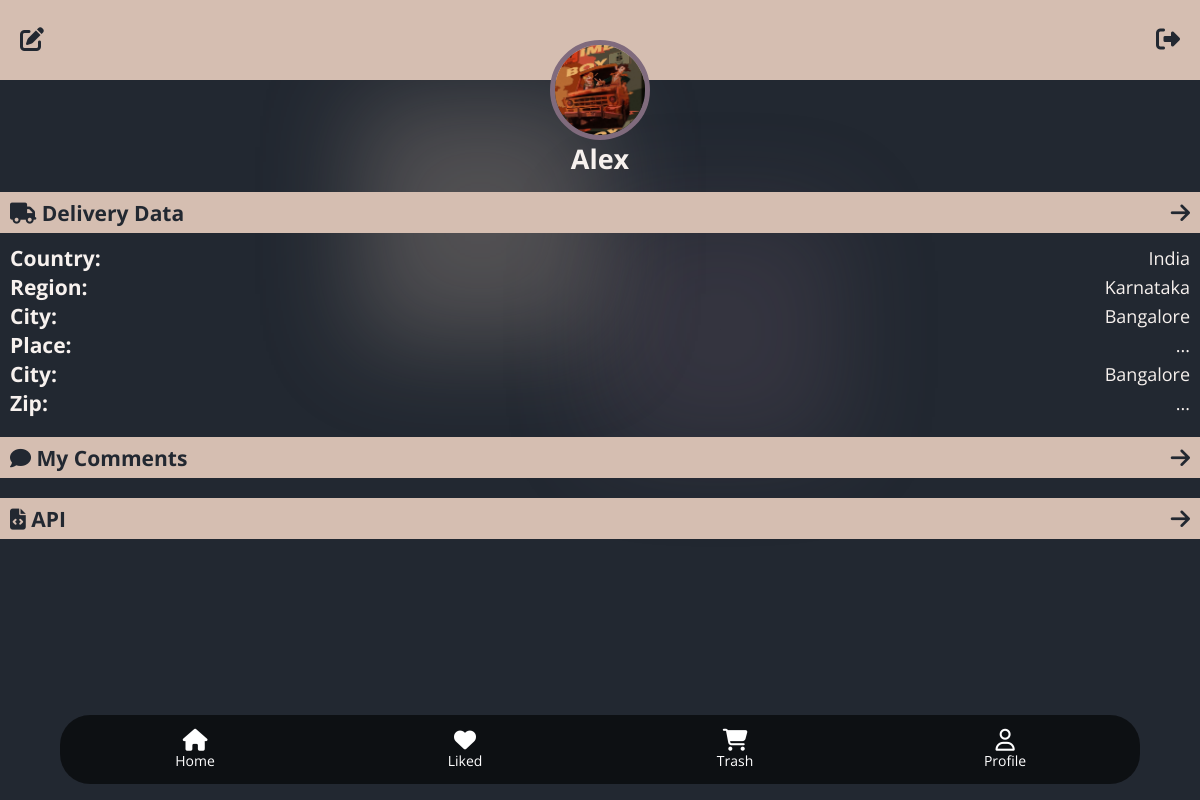
The app's page /profile (signed in) with its own data.
### base/models.py (models this page shows, shortened)
class Profile(models.Model):
   user = models.ForeignKey(User, on_delete=models.CASCADE)
   photo = models.ImageField(upload_to='profile_pics', validators=[ FileExtensionValidator(allowed_extensions=['jpg','png', 'svg', 'webp', 'gif'])],blank=True)
   liked = models.ManyToManyField('Product', related_name='liked', blank=True)
   trash = models.ManyToManyField('ProductType', related_name='trash', blank=True)

class ProfileLocation(models.Model):
   user = models.ForeignKey(User, on_delete=models.CASCADE, default='')
   country = models.CharField(max_length=30)
   region = models.CharField(max_length=50, blank=True)
   city = models.CharField(max_length=30)
   place = models.CharField(max_length=100)
   zip = models.CharField(max_length=10)

### base/views/user_view.py (the view)
# urls.py: path('profile', profile_view, name='profile'),
@login_required(login_url='base:sign-in')
def profile_view(request):
   user = request.user
   profile = Profile.objects.get(user=user)
   try:
      location = ProfileLocation.objects.get(user=user)
   except:
      location = ''
      print('Location not found')
   context = {
      'profile': profile,
      'location': location
   }
   return render(request, 'base/profile/profile.html', context)

### base/templates/base/profile/profile.html (shortened to what this page needs)
{% include 'main.html' %}
{% load static %}
{% block title %}
<link rel="stylesheet" href="{% static 'css/user/profile.css' %}">
{% endblock title %}
{% block content %}
<div class="profile">
   <div class="profile__header">
      <div class="profile__header__base">
         <div class="profile__header__base__qu">
            <a href="{% url 'base:profile-update' %}"><i class="fa-solid fa-pen-to-square"></i></a>
            <a href="{% url 'base:sign-out' %}">
               <i class="fa-solid fa-right-from-bracket"></i>
            </a>
         </div>
         <img
         {% if profile.photo %}
         src="/static/media/{{profile.photo}}"
         {% else %}
         src="https://images.pexels.com/photos/2085832/pexels-photo-2085832.jpeg?auto=compress&cs=tinysrgb&w=1260&h=750&dpr=1"
         {% endif %}
          alt="{{profile.user.username}}">
         <h2>{{user.username}}</h2>
      </div>
      <div class="profile__location">
         {% if location %}
         <div class="profile__location__link">
            <h3><i class="fa-solid fa-truck"></i> Delivery Data</h3>
            <a href="{% url 'base:profile-update-delivery-view' %}" class="fa-solid fa-arrow-right" title="change delivery data"></a>
         </div>
         <div class="profile__location__data">
            {% if location.country %}
            <div><h3>Country: </h3> {{location.country}}</div>
            {% endif %}
            {% if location.region %}
            <div><h3>Region: </h3> {{location.region}}</div>
            {% endif %}
            {% if location.city %}
            <div><h3>City: </h3> {{location.city}}</div>
            {% endif %}
            {% if location.place %}
            <div><h3>Place: </h3> {{location.place}}</div>
            {% endif %}
            {% if location.city %}
            <div><h3>City: </h3> {{location.city}}</div>
            {% endif %}
            {% if location.zip %}
            <div><h3>Zip: </h3> {{location.zip}}</div>
            {% endif %}
         </div>
         {% else %}
         <div class="profile__location__data">
            <a href="{% url 'base:profile-create-delivery-view' %}" class="btn">Add Delivery Info</a>
         </div>
         {% endif %}
      </div>
      <div class="profile__location">
         <div class="profile__location__link">
            <h3><i class="fa-solid fa-comment"></i> My Comments</h3>
            <a href="{% url 'base:comments' %}" class="fa-solid fa-arrow-right" title="change delivery data"></a>
         </div>
      </div>
      <div class="profile__location">
         <div class="profile__location__link">
            <h3><i class="fa-solid fa-file-code"></i> API</h3>
            <a href="http://127.0.0.1:8000/api/endpoints" class="fa-solid fa-arrow-right" title="change delivery data"></a>
         </div>
      </div>
   </div>
</div>
{% endblock content %}

### templates/main.html (shortened to what this page needs)
<!DOCTYPE html>
{% load static %}
<html lang="en">
<head>
   <link rel="stylesheet" href="{% static 'css/main.css' %}">
   <link rel="stylesheet" href="{% static 'css/header.css' %}">
   <link rel="stylesheet" href="{% static 'css/menu.css' %}">
</head>
<body>
   {% include 'menu.html' %}
</body>
</html>

### templates/menu.html
<nav>
   <a href="{% url 'base:home' %}">
      <i class="fa-solid fa-house"></i>
      <span>Home</span>
   </a>
   <a href="{% url 'base:lowers' %}">
      <i class="fa-solid fa-heart"></i>
      <span>Liked</span>
   </a>
   <a href="{% url 'base:trash' %}">
      <i class="fa-solid fa-cart-shopping"></i>
      <span>Trash</span>
   </a>
   <a href="{% url 'base:profile' %}">
      <i class="fa-regular fa-user"></i>
      <span>Profile</span>
   </a>
</nav>

### static/css/main.css (style rules this page uses)
* { box-sizing: border-box; padding: 0; margin: 0; text-decoration: none; outline: none; background-color: transparent;; }
body { background-color: var(--black); color: var(--gray); font-size: var(--text-l); font-family: var(--open-sans); overflow-x: hidden; position: relative; }
body::after { display: block; content: ''; width: 1px; height: 1px; background-color: rgba(213, 190, 177, 0.267); box-shadow: 0 0 100px 120px rgba(213, 190, 177, 0.267); z-index: -1; position: absolute; top: 40%; left: 40%; border-radius: 100%; }
body::before { display: block; content: ''; width: 1px; height: 1px; background-color: rgb(128, 107, 125, .2); box-shadow: 0 0 100px 120px rgb(128, 107, 125, .2); z-index: -1; position: absolute; top: 60%; left: 60%; border-radius: 100%; }
a { color: white; }

### static/css/menu.css (style rules this page uses)
nav { display: flex; justify-content: space-between; align-items: center; width: 90%; position: fixed; z-index: 10; bottom: 0; background-color: rgb(0,0, 0, .6); border-radius: 30px; right: 5%; left: 5%; bottom: 2%; }
nav a { display: flex; justify-content: center; align-items: center; flex-direction: column; padding: 14px 6px; width: 100%; color: var(--white); transition: all .3s linear; }
nav a span { font-size: var(--text-m); }
nav a i { font-size: var(--text-xl); }

### static/css/user/profile.css (style rules this page uses)
.profile { display: flex; justify-content: center; align-items: center; flex-direction: column; width: 100%; }
.profile__header { display: flex; justify-content: center; align-items: center; flex-direction: column; width: 100%; }
.profile__header__base { display: flex; justify-content: center; align-items: center; flex-direction: column; gap: 10px; width: 100%; margin-bottom: 10px; }
.profile__header__base img { object-fit: cover; width: 100px; height: 100px; border-radius: 150px; margin-top: -50px; border: 5px solid var(--purple); }
.profile__header__base h2 { margin-top: -10px; }
.profile__header__base__qu { display: flex; justify-content: space-between; align-items: center; padding: 0 20px; content: ""; width: 100%; height: 80px; background-color: var(--pink); }
.profile__header__base__qu a i { color: var(--black); font-size: 24px; transition: all .3s linear; }
.profile__location__link { display: flex; justify-content: space-between; align-items: center; width: 100vw; min-width: 100%; padding: 6px 10px; margin: 10px 0; background-color: var(--pink); color: var(--black); }
.profile__location__link a { color: var(--black); font-size: 22px; transition: all .3s linear; }
.profile__location, .liked__goods { padding: 0 10px; }
.profile__location__data { margin: 10px 0; padding: 0 10px; width: 100%; }
.profile__location__data div { display: flex; justify-content: space-between; align-items: center; width: 100%; }

### static/css/varibles.css (style rules this page uses)
:root { --white: #fff; --gray: #F7F1EE; --gold: #CFAF76; --pink: #D5BEB1; --purple: #806b7d; --dark-gray: #393E46; --black: #222831; --open-sans: 'Open Sans', sans-serif; --playfair-dispay: 'Playfair Display', serif; --mono: monospace; --text-s: 10px; --text-m: 14px; --text-l: 18px; --text-xl: 22px; --text-2xl: 26px; --text-3xl: 28px; --text-4l: 32px; }

### records on screen
Profile: photo (picture)
ProfileLocation: country "India", region "Karnataka", city "Bangalore", place "...", zip "..."

### other values on screen
{{ user.username }} "Alex"
